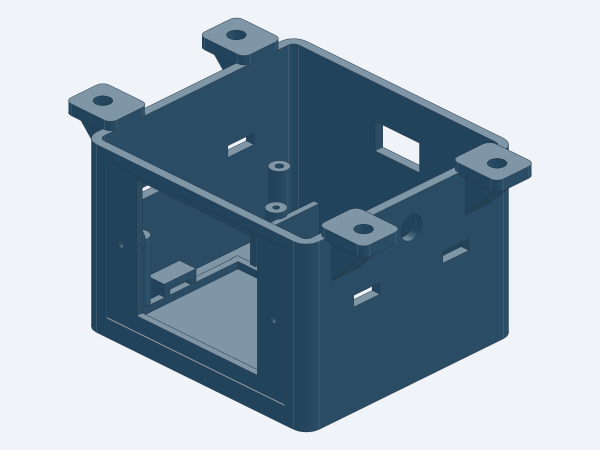
#> input picture cad/renders/base.png, 1200 x 900 px (shown at 1/2 size); its folder holds only this picture in this run
$ python contact_sheet.py
#> lines starting #> are read from the running program, lines starting #| are printed output that depends on the picture
"""Contact sheet of the saved CAD snapshots for visual review."""
from pathlib import Path
from PIL import Image, ImageDraw

ROOT = Path(__file__).resolve().parents[1]/'renders'
names = ['base','lid','sensor_mask','sensor_retainer','front_oled','front_blank','oled_retainer','light_pipe','fit_coupon']
sheet = Image.new('RGB', (1200,990), 'white')
#> sheet: PIL image 1200x990 RGB; every value is 255
draw = ImageDraw.Draw(sheet)
for i, name in enumerate(names):
    image = Image.open(ROOT/f'{name}.png').convert('RGB')
    image.thumbnail((400,300))
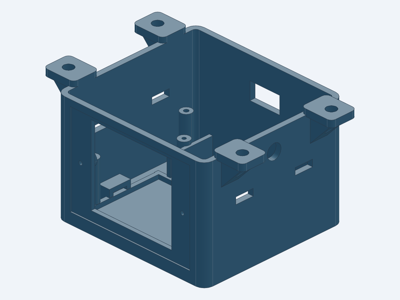
#> image: PIL image 400x300 RGB; mean R, G, B 150.3, 167.8, 181.1
    sheet.paste(image, ((i%3)*400,(i//3)*330))
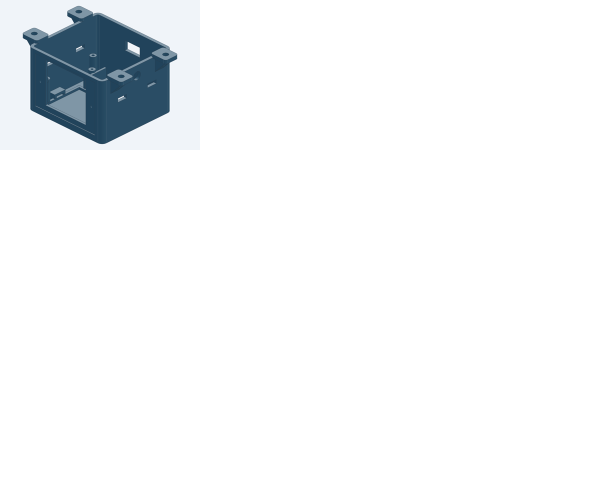
#> sheet: PIL image 1200x990 RGB (shown at 1/2 size); mean R, G, B 244.4, 246.2, 247.5
#> (the run stopped early here; a loop or call above may not have finished)
